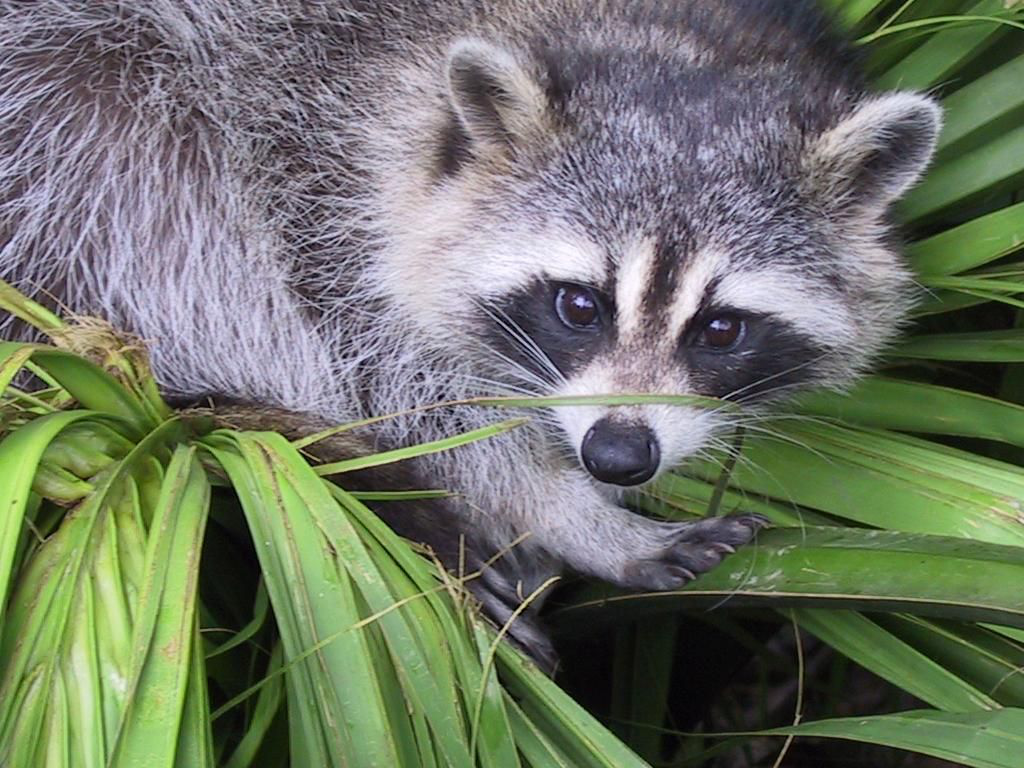
#> input picture Sprint 3/Rotations/racoon.png, 1024 x 768 px
$ python 'Rotations_Inès.py'
#> lines starting #> are read from the running program, lines starting #| are printed output that depends on the picture
import numpy as np
import matplotlib.pyplot as plt

racoon = plt.imread("racoon.png","PNG")
#> racoon is the input picture: shape (768, 1024, 3) float32; mean R, G, B 0.434, 0.462, 0.401

# Exo 1: Rotation de centre (0,0) et d'angle pi/6

racoonbis = racoon.copy() * 0
#> racoonbis: shape (768, 1024, 3) float32; every value is 0
I = np.arange(768)
J = np.arange(1024)
for bouclei in I :
    for bouclej in J :
        x = bouclej
        y = 768-1-bouclei
        mat = np.array([[np.sqrt(3)/2.0,0.5],[-0.5,np.sqrt(3)/2.0]]).dot(np.array([[x],[y]]))
        i = (int) (767 - mat[1])
        j = (int) (mat[0])
        if (i>0 and j>0 and i<=767 and j <=1023) :
            racoonbis[bouclei,bouclej] = racoon[i,j]
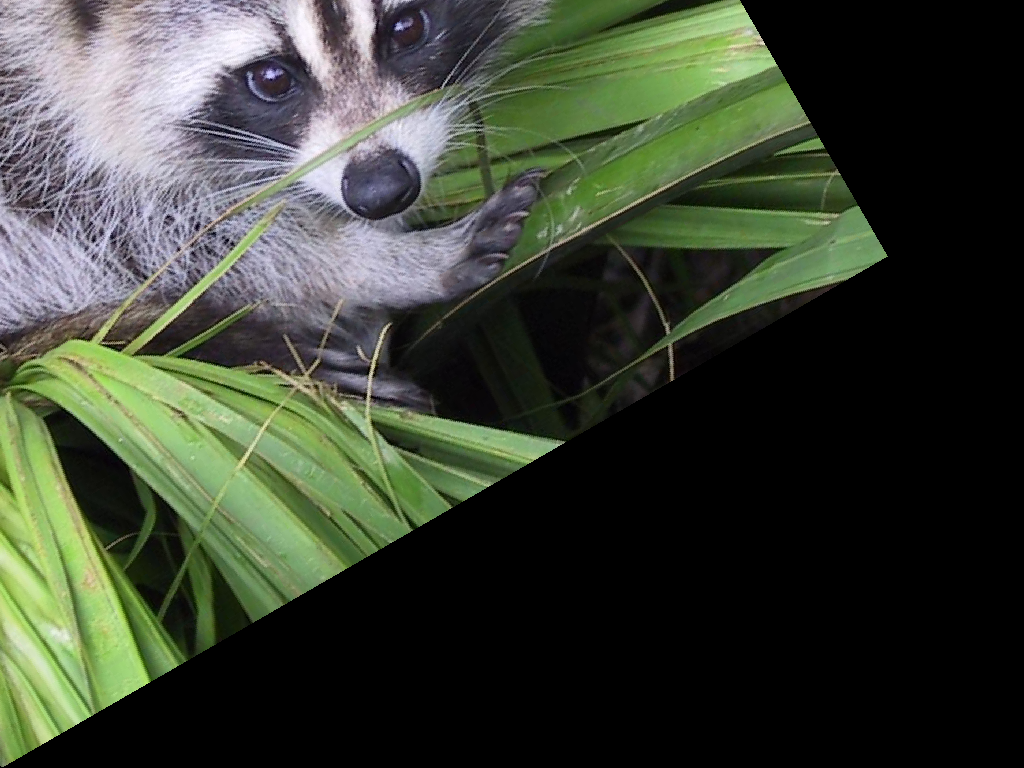
#> racoonbis: shape (768, 1024, 3) float32; mean R, G, B 0.232, 0.257, 0.206
plt.imshow(racoonbis)
plt.imsave("racoonRotation1.png",racoonbis)

# Exo 2 : Rotation de centre (0,0) et d'angle -pi/6

racoonbis = racoon.copy() * 0
I = np.arange(768)
J = np.arange(1024)
for bouclei in I :
    for bouclej in J :
        x = bouclej
        y = 768-1-bouclei
        mat = np.array([[np.sqrt(3)/2.0,-0.5],[0.5,np.sqrt(3)/2.0]]).dot(np.array([[x],[y]]))
#> (the run stopped early here; a loop or call above may not have finished)
